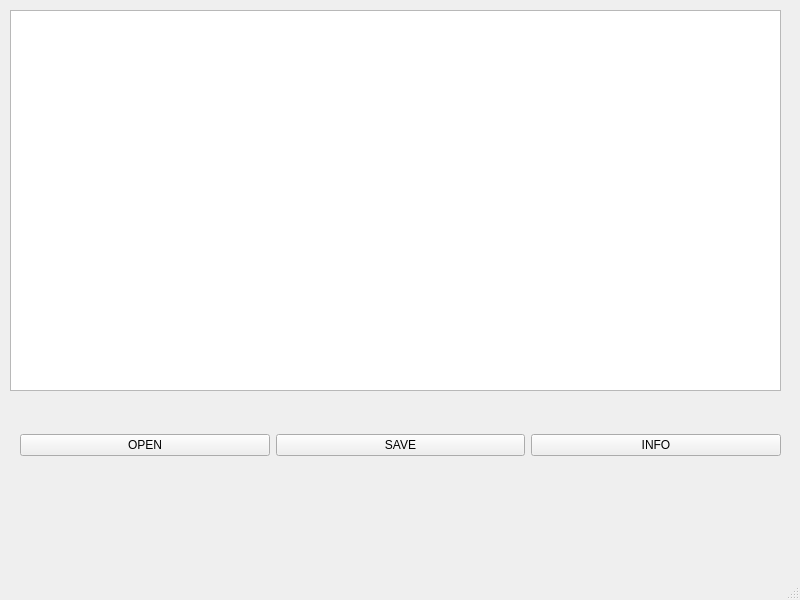
<?xml version="1.0" encoding="UTF-8"?>
<ui version="4.0">
 <class>MainWindow</class>
 <widget class="QMainWindow" name="MainWindow">
  <property name="geometry">
   <rect>
    <x>0</x>
    <y>0</y>
    <width>800</width>
    <height>600</height>
   </rect>
  </property>
  <property name="windowTitle">
   <string>MainWindow</string>
  </property>
  <widget class="QWidget" name="centralwidget">
   <widget class="QPlainTextEdit" name="plainTextEdit">
    <property name="geometry">
     <rect>
      <x>10</x>
      <y>10</y>
      <width>771</width>
      <height>381</height>
     </rect>
    </property>
   </widget>
   <widget class="QWidget" name="">
    <property name="geometry">
     <rect>
      <x>20</x>
      <y>410</y>
      <width>761</width>
      <height>71</height>
     </rect>
    </property>
    <layout class="QHBoxLayout" name="horizontalLayout">
     <item>
      <widget class="QPushButton" name="pushButton">
       <property name="text">
        <string>OPEN</string>
       </property>
      </widget>
     </item>
     <item>
      <widget class="QPushButton" name="pushButton_2">
       <property name="text">
        <string>SAVE</string>
       </property>
      </widget>
     </item>
     <item>
      <widget class="QPushButton" name="pushButton_3">
       <property name="text">
        <string>INFO</string>
       </property>
      </widget>
     </item>
    </layout>
   </widget>
  </widget>
  <widget class="QMenuBar" name="menubar">
   <property name="geometry">
    <rect>
     <x>0</x>
     <y>0</y>
     <width>800</width>
     <height>22</height>
    </rect>
   </property>
  </widget>
  <widget class="QStatusBar" name="statusbar"/>
 </widget>
 <resources/>
 <connections/>
</ui>
